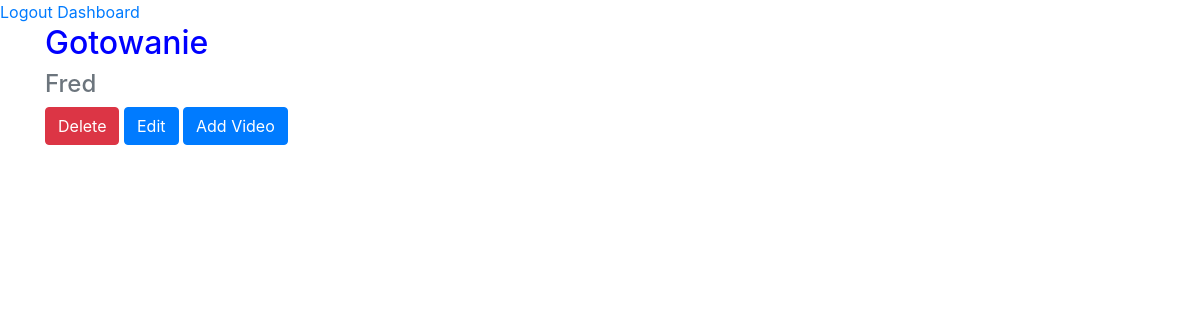
The page /halloffame/5/ (signed in) on the database as committed earlier.
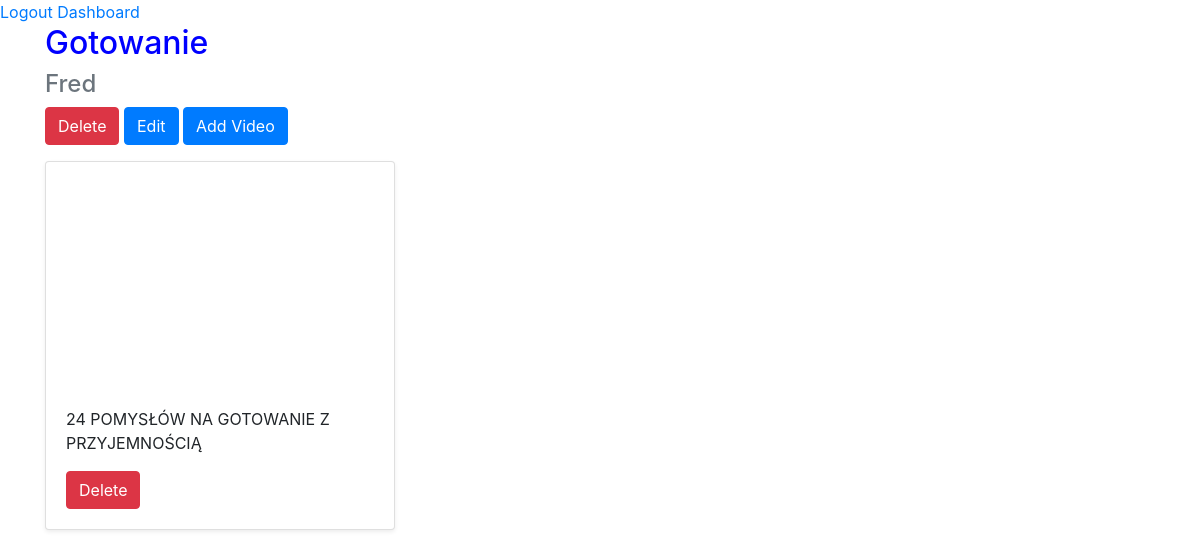
The same page on the database as committed later.
### movies/models.py (models this page shows)
class Video(models.Model):
    title = models.CharField(max_length=256)
    url = models.URLField()
    youtube_id = models.CharField(max_length=256)
    hall = models.ForeignKey(Hall, on_delete=models.CASCADE)

### movies/views.py (the view)
# urls.py: path('halloffame/<int:pk>/', views.DetailHall.as_view(), name='detail_hall'),
class DetailHall(generic.DetailView):
    model = Hall
    template_name = 'movies/detail_hall.html'

### movies/templates/movies/detail_hall.html
{% extends 'movies/base.html' %}
{% load static %}
{% block content %}
    <div class="container">
        <h2>{{ hall.title }}</h2>
        <h4 class="text-muted">{{ hall.user.username }}</h4>
        {% if user.id == hall.user.id %}
        <a href="{% url 'delete_hall' hall.id %}" class="btn btn-danger">Delete</a>
        <a href="{% url 'update_hall' hall.id %}" class="btn btn-primary">Edit</a>
        <a href="{% url 'add_video' hall.id %}" class="btn btn-primary">Add Video</a>
        {% endif %}
        <div class="row">
            {% for video in hall.video_set.all %}
                <div class="col-md-4 mt-3">
                    <div class="card mb-4 shadow-sm">
                        <iframe width="100%" height="225" src="https://www.youtube.com/embed/{{ video.youtube_id }}" frameborder="0" allow="accelerometer; autoplay; clipboard-write; encrypted-media; gyroscope; picture-in-picture" allowfullscreen></iframe>
                        <div class="card-body">
                            <p class="card-text">{{ video.title }}</p>
                            {% if user.id == hall.user.id %}
                                <a href="{% url 'delete_video' video.id %}" class="btn btn-danger">Delete</a>
                            {% endif %}
                        </div>
                    </div>
                </div>
            {% endfor %}
        </div>
    </div>
{% endblock %}

Rows that differ between the two databases and show on the page:
added Video: title "24 POMYSŁÓW NA GOTOWANIE Z PRZYJEMNOŚCIĄ"
